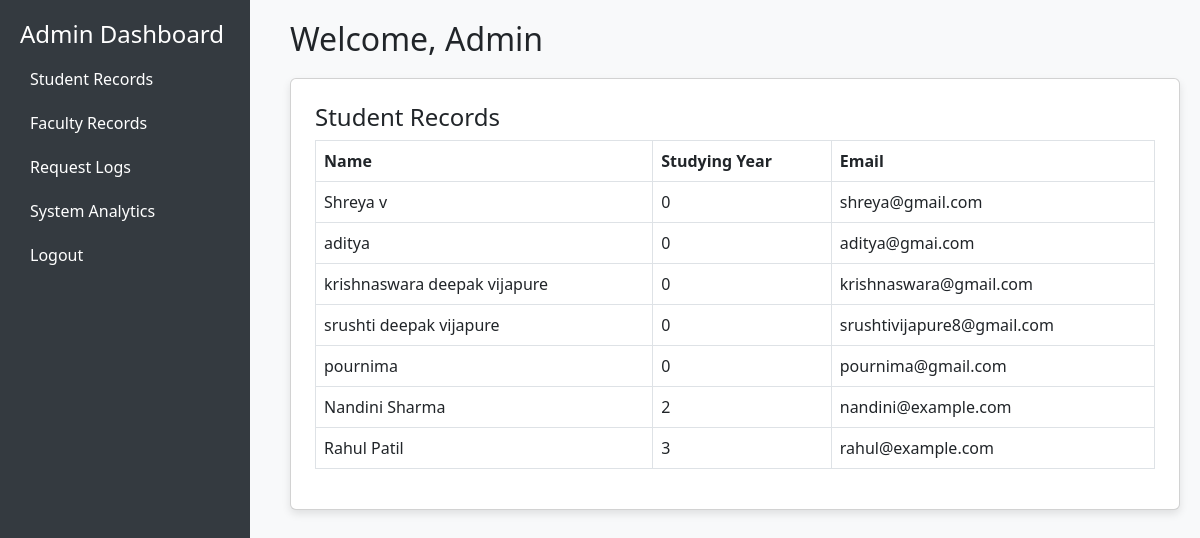
/admin-dashboard.php, run on the app's committed database.
### tables this page shows
CREATE TABLE `student_registration` (
  `enrollment_no` varchar(20) NOT NULL,
  `full_name` varchar(100) NOT NULL,
  `email` varchar(100) NOT NULL,
  `password` varchar(255) NOT NULL,
  `department` varchar(50) NOT NULL,
  `studying_year` int(11) NOT NULL,
  `created_at` timestamp NOT NULL DEFAULT current_timestamp(),
  `student_id` int(11) NOT NULL
);

### admin-dashboard.php (the view, shortened to what this page needs)
<?php
include('connection.php');
$student_query = "SELECT * FROM student_registration";
$student_result = $conn->query($student_query);
?>
<!DOCTYPE html>
<html lang="en">
<head>
    <link rel="stylesheet" href="https://cdn.jsdelivr.net/npm/bootstrap@5.3.0/dist/css/bootstrap.min.css">
</head>
<body>
    <div class="sidebar">
        <h4>Admin Dashboard</h4>
        <a href="#studentRecords" onclick="showSection('studentRecords')">Student Records</a>
        <a href="#facultyRecords" onclick="showSection('facultyRecords')">Faculty Records</a>
        <a href="#requestLogs" onclick="showSection('requestLogs')">Request Logs</a>
        <a href="#analytics" onclick="showSection('analytics')">System Analytics</a>
        <a href="#logout" onclick="logout()">Logout</a>
    </div>
    <div class="main-content">
        <h2>Welcome, Admin</h2>
        <div id="studentRecords" class="card p-4">
            <h4>Student Records</h4>
            <div class="table-responsive">
                <table class="table table-bordered">
                    <thead><tr><th>Name</th><th>Studying Year</th><th>Email</th></tr></thead>
                    <tbody>
                        <?php while ($row = $student_result->fetch_assoc()): ?>
                        <tr>
                            <td><?php echo htmlspecialchars($row['full_name']); ?></td>
                            <td><?php echo htmlspecialchars($row['studying_year']); ?></td>
                            <td><?php echo htmlspecialchars($row['email']); ?></td>
                        </tr>
                        <?php endwhile; ?>
                    </tbody>
                </table>
            </div>
        </div>
    </div>
</body>
</html>

### admin-dashboard.php (style rules this page uses)
body { background-color: #f8f9fa; }
.sidebar { height: 100vh; width: 250px; background-color: #343a40; color: white; padding: 20px; position: fixed; top: 0; left: 0; overflow-y: auto; }
.sidebar a { color: white; text-decoration: none; display: block; padding: 10px; }
.main-content { margin-left: 270px; padding: 20px; }
.card { box-shadow: 0px 4px 8px rgba(0,0,0,0.1); margin-top: 20px; }

### data on the page
student_registration: full_name "Shreya v", studying_year "0", email "shreya@gmail.com"
student_registration: full_name "aditya", studying_year "0", email "aditya@gmai.com"
student_registration: full_name "krishnaswara deepak vijapure", studying_year "0", email "krishnaswara@gmail.com"
student_registration: full_name "srushti deepak vijapure", studying_year "0", email "srushtivijapure8@gmail.com"
student_registration: full_name "pournima", studying_year "0", email "pournima@gmail.com"
student_registration: full_name "Nandini Sharma", studying_year "2", email "nandini@example.com"
student_registration: full_name "Rahul Patil", studying_year "3", email "rahul@example.com"
